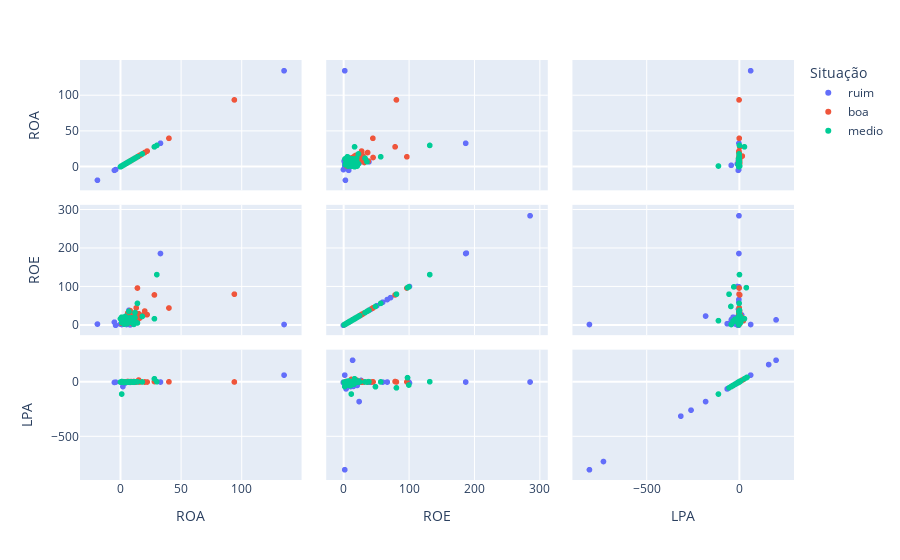

Notebook cell for this chart:
### Code cell
grafico = px.scatter_matrix(df, dimensions=['ROA', "ROE", "LPA"], color='Situação')
grafico.show()

### Figure 1 — Plotly figure (JSON) as saved in the notebook; plotly's stock layout.template omitted (floating-point values rounded to 4 significant figures; data arrays with more than 128 entries replaced by an {"elided": "..."} marker saying what was removed)
{"data": [{"dimensions": [{"axis": {"matches": true}, "label": "ROA", "values": {"elided": "188 int values"}}, {"axis": {"matches": true}, "label": "ROE", "values": {"elided": "188 float values"}}, {"axis": {"matches": true}, "label": "LPA", "values": {"elided": "188 float values"}}], "hovertemplate": "Situação=ruim<br>%{xaxis.title.text}=%{x}<br>%{yaxis.title.text}=%{y}<extra></extra>", "legendgroup": "ruim", "marker": {"color": "#636efa", "symbol": "circle"}, "name": "ruim", "showlegend": true, "type": "splom"}, {"dimensions": [{"axis": {"matches": true}, "label": "ROA", "values": [20, 8, 11, 17, 20, 11, null, 2, 1, 1, null, 5, 1, null, null, 6, 4, 4, 40, 1, 15, 10, null, 8, 11, null, null, 6, 15, null, 7, null, 9, 5, 9, null, 14, null, 8, 7, null, 13, 3, null, 13, null, null, null, null, 12, null, null, 6, null, 8, 16, 9, 94, null, null, 6, 7, 2, 15, 5, 9, 7, 9, 15, 6, 12, 8, null, null, 4, 8, 22, 15, null, 2, null, null, 12, 12, 4, 5, 28, 13, 7, 5, 8, 16, 13, 10, 9, null, 8, null, null]}, {"axis": {"matches": true}, "label": "ROE", "values": [37, 7, 16, 26, 28, 16, 2, 17, 17, 19, 22, 23, 8, 12, 7, 6, 10, 7, 45, 5, 30, 4, 29, 21, 23, 23, 29, 7, 28, 12, 8, 4, 13, 10, 10, 17, 97, 9, 12, 15, 1, 14, 12, 14, 45.29, 7, 7, 16, 10, 23, 27, 8, 15, 44, 19, 25, 8, 81, 6, 12, 13, 6, 20, 17, 12, 11, 13, 26, 26, 32, 19, 38, 6, 11, 14, 8, 27.75, 20, null, 10, 14, 6, 9, 10, 9, 21, 79, 26, 14, 11, 18, 19, 16, 13.71, 13, 6, 17, null, 11]}, {"axis": {"matches": true}, "label": "LPA", "values": [0.18, -0.05, 0.76, 1.31, 0.83, 0.92, 0.25, 2.14, 2.72, 2.77, 4.32, null, 0.99, 24.19, 0.26, 0.7, 0.35, null, 2.01, null, 0.81, 2.6, 1.12, 0.27, 5.05, 2.44, 1.23, 0.79, 7.08, -12.8, 3.46, 5.21, 4.31, 3.42, 1.24, 5.99, 1.54, null, 3.41, 0.86, -0.1, 0.84, 0.61, 0.43, 1.47, -0.43, 0.08, 9.87, null, -1.7, 1.91, 0.42, 4.39, 1.15, 1.41, 2.37, 1.46, 0.93, -1.68, 3.07, 5.1, 1.86, 3.58, 1.11, 0.52, 1.15, -1.53, 0.02, 0.97, 0.42, 2.31, 4.02, -3.23, 7.84, 1.29, 1.48, 0.41, 18.35, -0.63, -1, 2.82, -0.28, 1.49, 1.41, -0.79, 0.68, 4.73, 1.79, -1.67, 2.42, 0.8, 0.78, 2.82, 1.21, 2.84, 1.49, 0.7, -34.5, null]}], "hovertemplate": "Situação=boa<br>%{xaxis.title.text}=%{x}<br>%{yaxis.title.text}=%{y}<extra></extra>", "legendgroup": "boa", "marker": {"color": "#EF553B", "symbol": "circle"}, "name": "boa", "showlegend": true, "type": "splom"}, {"dimensions": [{"axis": {"matches": true}, "label": "ROA", "values": [null, 4, null, 1, 1, 2, 1, null, 8, null, null, 14, 1, 3, null, null, null, null, null, null, null, 12, null, null, null, 28, null, null, 2, 3, null, 11, 3, null, null, 11, 10, 2, 4, 8, null, 12, 7, 2, 8, 7, null, 18, null, 5, null, null, 1, null, 6, null, 4, null, null, null, null, 30, 5.5, 14, 8, null, 2, null, 1, null, 0, null, 3, 1, 10, 6, null, 11, 3, 7, 1, null, 2, null, null, 6, 6, 4, 7]}, {"axis": {"matches": true}, "label": "ROE", "values": [17, 23, 39, 7, 8, 13, 15, 18, 13, 15, 3, 6, 21, 9.17, null, 25, 9, 20, 81, 23, 1, 33, 98, 49, 10, 17, 6, 7, 14.43, 8, 7, 11, 18, 11, 16, 14, 19, 12, 4, 20, null, 20, 36, 16, 8, 11, 18, 23, 9, 13, 6, 9, 12, 7, 9, null, 18, 16, 2, 100, 18, 132, 3.81, 57, 15, 9, 14, 12, 12, 21, 17, 9, 7, 13, 15, 6, 5, 2.34, 3, 11, 15, null, 16, 17, 16, 10, 10, 12, 17]}, {"axis": {"matches": true}, "label": "LPA", "values": [2.25, -1.42, 3.31, 1.03, 4.42, 1.69, 1.61, 8.48, 1.8, -12.26, 0.67, 2.5, 4.16, -4.04, 44.06, 1.62, 9.29, 0.95, -53.1, 8.78, -0.55, 1.23, 40.31, -43.19, 0.26, 30.04, -0.9, 0.29, -0.01, 0.04, 0.56, 1.37, 0.13, -31.58, 0.2, 1.16, -0.21, 0.18, -0.46, 0.21, -4.47, 2.11, 0.26, -0.32, 0.93, 0.64, -0.46, 0.78, -6.09, -0.48, 2.83, -0.91, -0.84, 8.92, 0.03, -3.83, 0.24, -0.43, -41.43, -27.44, -0.56, 3.17, 0.59, 1.31, -0.09, 0.86, 1.6, 0.42, -110.4, -1.51, -0.03, -30.78, -0.28, -0.03, 1.33, 0.53, -2.7, -1.87, 0.16, 3.25, 0.61, -8.26, -0.03, 0.15, -19.93, 0.31, -1.26, 0, 1.36]}], "hovertemplate": "Situação=medio<br>%{xaxis.title.text}=%{x}<br>%{yaxis.title.text}=%{y}<extra></extra>", "legendgroup": "medio", "marker": {"color": "#00cc96", "symbol": "circle"}, "name": "medio", "showlegend": true, "type": "splom"}], "layout": {"dragmode": "select", "legend": {"title": {"text": "Situação"}, "tracegroupgap": 0}, "margin": {"t": 60}}}
